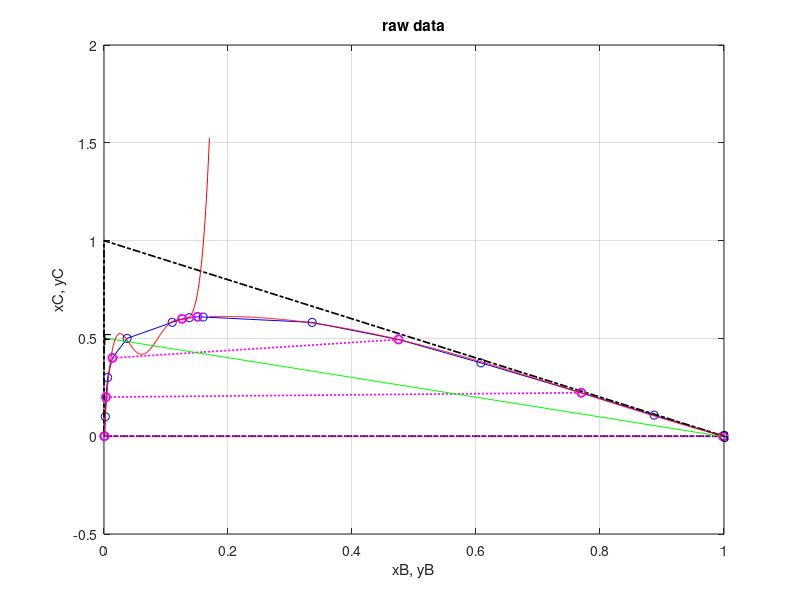

MATLAB code to generate this figure: (Note: this script raises an error after producing the figure.)
%tutorial4_e
clc;
clear;

B = [0 0.0011 0.0021 0.0031 0.0058 0.0136 0.0372 0.11 0.1259 0.1376 0.1508 0.16 0.3357 0.4751 0.608 0.7698 0.8872 0.9982 1];
C = [0 0 0.1 0.2 0.3 0.4 0.5 0.5821 0.6 0.6058 0.6107 0.6093 0.5819 0.4944 0.3748 0.2223 0.1079 0 0];
figure(1)
plot(B,C,'bo-');
grid on;
hold on;
plot([0 1 0 0],[0 0 1 0], 'k-.', 'linewidth',1.25);
xlabel("xB, yB");
ylabel("xC, yC");
title('raw data');

tiexc = [0, 0.2, 0.4, 0.6];
tieyc = [0.0, 0.2223, 0.4944, 0.6107];
tiexb = [0.0011, 0.0031, 0.0136, 0.1259];
tieyb = [0.9982, 0.7698, 0.4751, 0.1508];

for i = 1:length(tiexc)
plot([tiexb(i) tieyb(i)], [tiexc(i) tieyc(i)],'mo:','linewidth',1.25);
end

tie_slope = zeros(1,length(tiexc));
for i = 1:length(tiexc)
tie_slope(i) = (tieyc(i) - tiexc(i))/(tieyb(i) - tiexb(i));
end

F = [0, 0.5];
S = [0.995, 0.005];
plot(S,F,'g','linewidth',0.35)
text(0, 0.5,'F');
text(0.995, 0.005,'S');

p1 = polyfit(B(1:10),C(1:10),5);
p2 = polyfit(B(10:19),C(10:19),3);
xbr = [0: 0.001: 0.17];
xcr = [0.17:0.001:1];
f1 = polyval(p1, xbr);
f2 = polyval(p2, xcr);

plot(xbr, f1, 'r');
hold on;
plot(xcr, f2, 'r');

first=1;

stages = 20;
filename = 'Crrrrrrrross.xlsx';
for F =400:5:2000
        Feed=F;
        S = repmat(F, 1, stages);
        xbf = 0;
        xcf = 0.5;
        xc_in_feed=xcf;
        ybs = 0.995;
        ycs = 0.005;
        r = ones(1,stages);
        e = ones(1,stages);
        xbr = ones(1,stages);xcr = ones(1,stages);
        ybe = ones(1,stages);yce = ones(1,stages);
        M = ones(1,stages);
        Mx = ones(1,stages);
        My = ones(1,stages);
        syms R E
        syms x y
        
    for i = 1:stages
        M(i) = F + S(i);
        My(i) = (F*xcf + S(i)*ycs)/M(i); % y coordinate of the mixture point
        Mx(i) = (F*xbf + S(i)*ybs)/M(i); % x coordinate of the mixture point
        text(double(Mx(i)),double(My(i)+0.02),['M',num2str(i)]);
        plot(double(Mx(i)),double(My(i)),'bo');
        
        if (0.1 < My(i)) && (My(i) <= 0.3)
        slope = tie_slope(1) + ( My(i)-0.1) * (tie_slope(2) - tie_slope(1)) / (0.3 - 0.1 );
        elseif (0.3 < My(i)) && (My(i) <= 0.5)
        slope = tie_slope(2) + (My(i) - 0.3) * (tie_slope(3) - tie_slope(2)) / (0.5 - 0.3);
        elseif (0.5 < My(i)) && (My(i)<=0.6)
        slope = tie_slope(3) + (My(i) - 0.3) * (tie_slope(4) - tie_slope(3)) / (0.5 - 0.3);
        elseif (My(i)>0.6)
        slope = tie_slope(4) + (My(i) - 0.3) * 0.12 / (0.6107 - 0.5);
        end
        
        % raffinate
        [xbr(i),xcr(i)] = vpasolve([y == poly2sym(p1),y == My(i) + slope*(x - Mx(i))],[x,y],[-0.1 0.1508; -1 0.6107]); %xlimit ,ylimit
        % Extract 
        [ybe(i),yce(i)] = vpasolve([y == poly2sym(p2), y == My(i) + slope*(x-Mx(i))],[x,y],[-0.1 1; 0.6093 -1]);
        if xcr(i)<=0
            break;
        end
        plot([double(xbr(i)) double(ybe(i))],[double(xcr(i)) double(yce(i))],'o-','Color',[0,0.25,1],'linewidth',0.35);
        
        text(double(xbr(i)-0.05),double(xcr(i)),['R',num2str(i),' - ']);
        text(double(ybe(i)),double(yce(i)),[' - ','E',num2str(i)]);
    
        ff = [xbr(i),xcr(i)];
        ss = [0.995, 0.005];
        plot(ss,ff , 'g', 'linewidth', 0.35)
    
        [r(i),e(i)] = solve([R + E - M(i),((R*xcr(i)) + (E*yce(i)) - (M(i)*My(i))),R>0,E>0],[R,E]);
        F = r(i); %This is the feed in the subsequent stage
        
        solute_removed_pr(i) = ( (xc_in_feed-xcr(i)) /xc_in_feed) * 100;
        xcf = xcr(i); % Respective concentration
    end
    number_of_stages=1:i-1;
    Feed = Feed*ones(1,i-1);
    if first==1
        data = [Feed',number_of_stages', solute_removed_pr'];
        xlswrite(filename, data);
        first=2;
    end
    existing_data = xlsread(filename);
    new_data = [Feed',number_of_stages', solute_removed_pr'];
    combined_data = [existing_data; new_data];
    xlswrite(filename, combined_data);
    
end

figure(3)
plot(solute_removed_pr, '-bo');
xlabel("Number of stages");
ylabel("Solute removed percentage");
title("Solute removed percentage vs no of stages");
